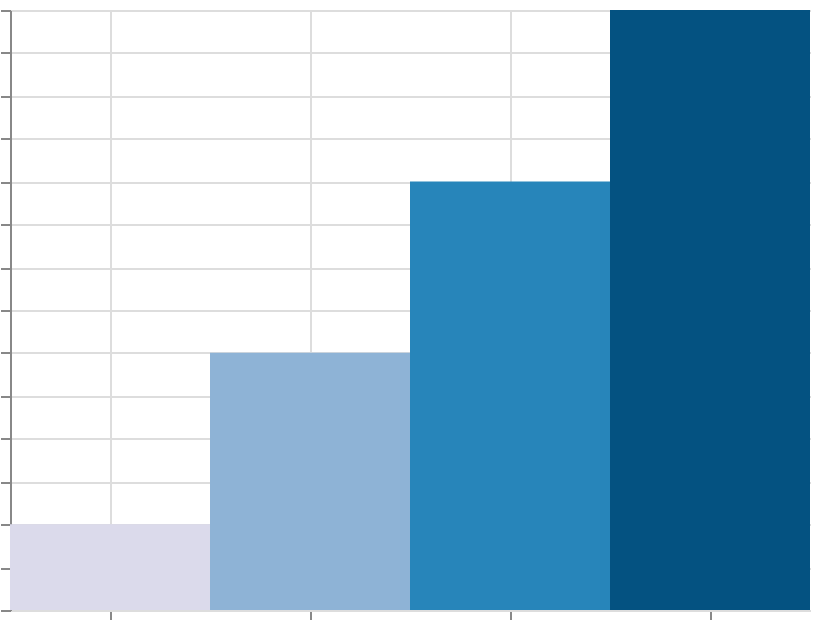

Describe this chart as a Vega-Lite specification.
### Vega specification from a JSON file in a GitHub repository (floating-point values rounded to 4 significant figures)
{"$schema": "https://vega.github.io/schema/vega/v6.json", "width": 400, "height": 300, "padding": 5, "autosize": "none", "data": [{"name": "table", "values": [{"cat": "A", "val": 10}, {"cat": "B", "val": 30}, {"cat": "C", "val": 50}, {"cat": "D", "val": 70}]}], "scales": [{"name": "x", "type": "band", "domain": {"data": "table", "field": "cat", "sort": true}, "range": "width"}, {"name": "y", "type": "linear", "domain": {"data": "table", "field": "val"}, "range": [{"signal": "height"}, 0], "zero": true, "nice": true}, {"name": "color", "type": "linear", "domain": {"data": "table", "field": "val"}, "range": {"scheme": "purpleblue"}}], "marks": [{"type": "rect", "from": {"data": "table"}, "encode": {"update": {"x": {"scale": "x", "field": "cat"}, "width": {"scale": "x", "band": 1}, "y": {"scale": "y", "field": "val"}, "y2": {"scale": "y", "value": 0}, "fill": {"scale": "color", "field": "val"}}}}], "axes": [{"scale": "x", "orient": "bottom", "grid": true, "labels": false}, {"scale": "y", "orient": "left", "grid": true, "labels": false}], "legends": [{"fill": "color"}]}
